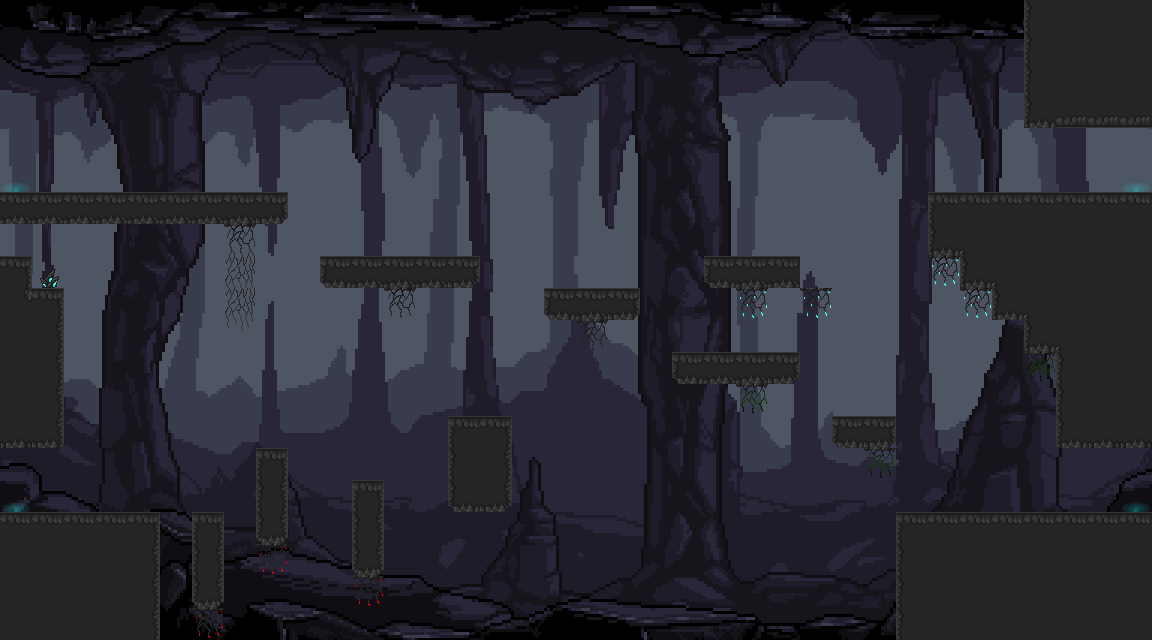

Rendered tile map (Tiled .tmx) drawn with the repository's tilesets; below, a short description and the map source with its tile grids summarised:
An orthogonal 36x20 tile map with 32x32 px tiles, 2 tile layers (Background, Décor), 5 tilesets and 32 objects (22x collision, 4x spawn, 4x way, 2x death).

<map version="1.10" tiledversion="1.11.2" orientation="orthogonal" renderorder="right-down" width="36" height="20" tilewidth="32" tileheight="32" infinite="0" nextlayerid="5" nextobjectid="42">
 <tileset firstgid="1" source="tiles/Background.tsx" />
 <tileset firstgid="721" source="tiles/decor_grotte.tsx" />
 <tileset firstgid="977" source="tiles/lumieres.tsx" />
 <tileset firstgid="993" source="tiles/decor_aquatiqueV2.tsx" />
 <tileset firstgid="1249" source="tiles/decor_lava.tsx" />
 <layer id="1" name="Background" width="36" height="20">
  <data>[720 cells, 720 non-empty, 720 distinct tile ids]</data>
 </layer>
 <layer id="2" name="Décor" width="36" height="20">
  <data>[720 cells, 179 non-empty, 35 distinct tile ids]</data>
 </layer>
 <objectgroup id="3" name="Spawns">
  <object id="1" name="default" type="spawn" x="76.5333" y="217.377">
   <point />
  </object>
  <object id="2" name="Volcarien" type="spawn" x="1088" y="191.667">
   <point />
  </object>
  <object id="3" name="blue_lagun" type="spawn" x="1036.54" y="511.176">
   <point />
  </object>
  <object id="4" name="skyCity" type="spawn" x="48.3637" y="511.886">
   <point />
  </object>
  <object id="34" name="tuto" type="way" x="-23.3333" y="126.667" width="25.6667" height="65" />
  <object id="35" type="collision" x="-54" y="192.333" width="53.6667" height="30.3333" />
  <object id="36" type="collision" x="-16.3333" y="-0.333333" width="16" height="127" />
  <object id="37" name="skyCity" type="way" x="-16" y="448.091" width="17.6364" height="64.0909" />
  <object id="38" name="blue_lagun" type="way" x="1145.49" y="447.636" width="21.8693" height="63.9091" />
  <object id="39" name="Volcarien" type="way" x="1150.75" y="125.018" width="23.5511" height="73.2841" />
 </objectgroup>
 <objectgroup id="4" name="collisions">
  <object id="5" type="collision" x="0" y="191.998" width="288" height="31.0019" />
  <object id="8" type="collision" x="320.5" y="256" width="159" height="33" />
  <object id="9" type="collision" x="544" y="288" width="95.5" height="31.5" />
  <object id="10" type="collision" x="705" y="256" width="94.8333" height="31.5" />
  <object id="11" type="collision" x="928.5" y="191.978" width="223.545" height="66.5217" />
  <object id="12" type="collision" x="961" y="258.5" width="191" height="31.5" />
  <object id="13" type="collision" x="992" y="291.5" width="160.5" height="28" />
  <object id="14" type="collision" x="1025.5" y="320.5" width="127" height="31.5" />
  <object id="15" type="collision" x="1056.5" y="352.5" width="95.5" height="94.75" />
  <object id="16" type="collision" x="672" y="352" width="127.333" height="33.3333" />
  <object id="17" type="collision" x="832" y="416" width="64.25" height="32" />
  <object id="18" type="collision" x="448.667" y="415.977" width="64.3333" height="96.0223" />
  <object id="19" type="collision" x="352.016" y="480.031" width="32.4844" height="95.9688" />
  <object id="20" type="collision" x="256.333" y="448.002" width="32" height="96.9973" />
  <object id="21" type="collision" x="192.333" y="512" width="32" height="97.3333" />
  <object id="22" type="collision" x="-22.5" y="512" width="182.5" height="128" />
  <object id="23" type="collision" x="0" y="288.5" width="64" height="159.5" />
  <object id="24" type="collision" x="-0.5" y="256" width="33.5" height="32" />
  <object id="25" type="collision" x="896.667" y="512.058" width="255.333" height="126.609" />
  <object id="28" name="death" type="death" x="160" y="625.333" width="733.333" height="14.6667" />
  <object id="31" type="collision" x="1024" y="-0.00390625" width="128.121" height="127.993" />
  <object id="41" type="death" x="-31.5" y="224.5" width="30.5" height="222" />
 </objectgroup>
</map>
